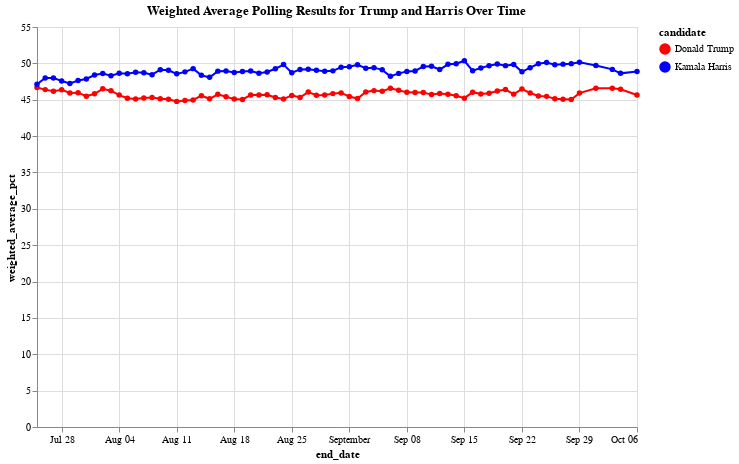

Notebook code cell kept with this figure:
### Code cell
# Pivot the data so that we have both candidates' weighted averages in the same row for each end_date
df_pivot = df_weighted_averages.pivot(index='end_date', columns='candidate_name', values='weighted_average_pct').reset_index()

# Create the line chart with points, showing both candidates' weighted percentages in the tooltip
chart = alt.Chart(df_pivot).transform_fold(
    ['Donald Trump', 'Kamala Harris'],  # Specify the candidates to include
    as_=['candidate', 'weighted_average_pct']  # Assign new names for the folded fields
).mark_line(point=True).encode(
    x='end_date:T',  # Temporal encoding for end_date
    y='weighted_average_pct:Q',  # Quantitative encoding for weighted averages
    color=alt.Color('candidate:N', scale=alt.Scale(domain=['Donald Trump', 'Kamala Harris'], range=['red', 'blue'])),  # Custom colors
    tooltip=['end_date:T', 'Kamala Harris:Q','Donald Trump:Q']  # Tooltip to display both candidates' percentages
).properties(
    title='Weighted Average Polling Results for Trump and Harris Over Time',
    width=600,
    height=400
)

chart.show()

### Figure 1 — Vega-Lite specification as saved in the notebook (floating-point values rounded to 4 significant figures)
{"config": {"view": {"continuousWidth": 300, "continuousHeight": 300}}, "data": {"name": "data-9501e150ac4d3f66555cc381a3d4cb0f"}, "mark": {"type": "line", "point": true}, "encoding": {"color": {"field": "candidate", "scale": {"domain": ["Donald Trump", "Kamala Harris"], "range": ["red", "blue"]}, "type": "nominal"}, "tooltip": [{"field": "end_date", "type": "temporal"}, {"field": "Kamala Harris", "type": "quantitative"}, {"field": "Donald Trump", "type": "quantitative"}], "x": {"field": "end_date", "type": "temporal"}, "y": {"field": "weighted_average_pct", "type": "quantitative"}}, "height": 400, "title": "Weighted Average Polling Results for Trump and Harris Over Time", "transform": [{"fold": ["Donald Trump", "Kamala Harris"], "as": ["candidate", "weighted_average_pct"]}], "width": 600, "$schema": "https://vega.github.io/schema/vega-lite/v5.20.1.json", "datasets": {"data-9501e150ac4d3f66555cc381a3d4cb0f": [{"end_date": "2024-07-25T00:00:00", "Donald Trump": 46.67, "Kamala Harris": 47.14}, {"end_date": "2024-07-26T00:00:00", "Donald Trump": 46.39, "Kamala Harris": 47.99}, {"end_date": "2024-07-27T00:00:00", "Donald Trump": 46.17, "Kamala Harris": 48.0}, {"end_date": "2024-07-28T00:00:00", "Donald Trump": 46.36, "Kamala Harris": 47.58}, {"end_date": "2024-07-29T00:00:00", "Donald Trump": 45.94, "Kamala Harris": 47.24}, {"end_date": "2024-07-30T00:00:00", "Donald Trump": 45.97, "Kamala Harris": 47.63}, {"end_date": "2024-07-31T00:00:00", "Donald Trump": 45.49, "Kamala Harris": 47.85}, {"end_date": "2024-08-01T00:00:00", "Donald Trump": 45.81, "Kamala Harris": 48.39}, {"end_date": "2024-08-02T00:00:00", "Donald Trump": 46.5, "Kamala Harris": 48.61}, {"end_date": "2024-08-03T00:00:00", "Donald Trump": 46.24, "Kamala Harris": 48.3}, {"end_date": "2024-08-04T00:00:00", "Donald Trump": 45.64, "Kamala Harris": 48.63}, {"end_date": "2024-08-05T00:00:00", "Donald Trump": 45.2, "Kamala Harris": 48.56}, {"end_date": "2024-08-06T00:00:00", "Donald Trump": 45.09, "Kamala Harris": 48.78}, {"end_date": "2024-08-07T00:00:00", "Donald Trump": 45.22, "Kamala Harris": 48.72}, {"end_date": "2024-08-08T00:00:00", "Donald Trump": 45.3, "Kamala Harris": 48.44}, {"end_date": "2024-08-09T00:00:00", "Donald Trump": 45.14, "Kamala Harris": 49.12}, {"end_date": "2024-08-10T00:00:00", "Donald Trump": 45.05, "Kamala Harris": 49.05}, {"end_date": "2024-08-11T00:00:00", "Donald Trump": 44.77, "Kamala Harris": 48.56}, {"end_date": "2024-08-12T00:00:00", "Donald Trump": 44.91, "Kamala Harris": 48.83}, {"end_date": "2024-08-13T00:00:00", "Donald Trump": 44.98, "Kamala Harris": 49.28}, {"end_date": "2024-08-14T00:00:00", "Donald Trump": 45.55, "Kamala Harris": 48.35}, {"end_date": "2024-08-15T00:00:00", "Donald Trump": 45.13, "Kamala Harris": 48.08}, {"end_date": "2024-08-16T00:00:00", "Donald Trump": 45.74, "Kamala Harris": 48.93}, {"end_date": "2024-08-17T00:00:00", "Donald Trump": 45.42, "Kamala Harris": 48.96}, {"end_date": "2024-08-18T00:00:00", "Donald Trump": 45.09, "Kamala Harris": 48.74}, {"end_date": "2024-08-19T00:00:00", "Donald Trump": 45.03, "Kamala Harris": 48.89}, {"end_date": "2024-08-20T00:00:00", "Donald Trump": 45.64, "Kamala Harris": 48.96}, {"end_date": "2024-08-21T00:00:00", "Donald Trump": 45.66, "Kamala Harris": 48.63}, {"end_date": "2024-08-22T00:00:00", "Donald Trump": 45.67, "Kamala Harris": 48.81}, {"end_date": "2024-08-23T00:00:00", "Donald Trump": 45.32, "Kamala Harris": 49.26}, {"end_date": "2024-08-24T00:00:00", "Donald Trump": 45.09, "Kamala Harris": 49.83}, {"end_date": "2024-08-25T00:00:00", "Donald Trump": 45.6, "Kamala Harris": 48.71}, {"end_date": "2024-08-26T00:00:00", "Donald Trump": 45.32, "Kamala Harris": 49.17}, {"end_date": "2024-08-27T00:00:00", "Donald Trump": 46.05, "Kamala Harris": 49.18}, {"end_date": "2024-08-28T00:00:00", "Donald Trump": 45.62, "Kamala Harris": 49.07}, {"end_date": "2024-08-29T00:00:00", "Donald Trump": 45.64, "Kamala Harris": 48.93}, {"end_date": "2024-08-30T00:00:00", "Donald Trump": 45.84, "Kamala Harris": 48.97}, {"end_date": "2024-08-31T00:00:00", "Donald Trump": 45.94, "Kamala Harris": 49.46}, {"end_date": "2024-09-01T00:00:00", "Donald Trump": 45.43, "Kamala Harris": 49.53}, {"end_date": "2024-09-02T00:00:00", "Donald Trump": 45.16, "Kamala Harris": 49.81}, {"end_date": "2024-09-03T00:00:00", "Donald Trump": 46.06, "Kamala Harris": 49.34}, {"end_date": "2024-09-04T00:00:00", "Donald Trump": 46.25, "Kamala Harris": 49.41}, {"end_date": "2024-09-05T00:00:00", "Donald Trump": 46.18, "Kamala Harris": 49.11}, {"end_date": "2024-09-06T00:00:00", "Donald Trump": 46.58, "Kamala Harris": 48.22}, {"end_date": "2024-09-07T00:00:00", "Donald Trump": 46.31, "Kamala Harris": 48.62}, {"end_date": "2024-09-08T00:00:00", "Donald Trump": 46.01, "Kamala Harris": 48.89}, {"end_date": "2024-09-09T00:00:00", "Donald Trump": 46.01, "Kamala Harris": 48.95}, {"end_date": "2024-09-10T00:00:00", "Donald Trump": 46.0, "Kamala Harris": 49.58}, {"end_date": "2024-09-11T00:00:00", "Donald Trump": 45.71, "Kamala Harris": 49.61}, {"end_date": "2024-09-12T00:00:00", "Donald Trump": 45.87, "Kamala Harris": 49.15}, {"end_date": "2024-09-13T00:00:00", "Donald Trump": 45.75, "Kamala Harris": 49.87}, {"end_date": "2024-09-14T00:00:00", "Donald Trump": 45.56, "Kamala Harris": 49.94}, {"end_date": "2024-09-15T00:00:00", "Donald Trump": 45.22, "Kamala Harris": 50.36}, {"end_date": "2024-09-16T00:00:00", "Donald Trump": 46.04, "Kamala Harris": 48.98}, {"end_date": "2024-09-17T00:00:00", "Donald Trump": 45.79, "Kamala Harris": 49.37}, {"end_date": "2024-09-18T00:00:00", "Donald Trump": 45.9, "Kamala Harris": 49.68}, {"end_date": "2024-09-19T00:00:00", "Donald Trump": 46.21, "Kamala Harris": 49.9}, {"end_date": "2024-09-20T00:00:00", "Donald Trump": 46.4, "Kamala Harris": 49.69}, {"end_date": "2024-09-21T00:00:00", "Donald Trump": 45.77, "Kamala Harris": 49.86}, {"end_date": "2024-09-22T00:00:00", "Donald Trump": 46.47, "Kamala Harris": 48.84}, {"end_date": "2024-09-23T00:00:00", "Donald Trump": 45.93, "Kamala Harris": 49.41}, {"end_date": "2024-09-24T00:00:00", "Donald Trump": 45.52, "Kamala Harris": 49.94}, {"end_date": "2024-09-25T00:00:00", "Donald Trump": 45.46, "Kamala Harris": 50.11}, {"end_date": "2024-09-26T00:00:00", "Donald Trump": 45.13, "Kamala Harris": 49.8}, {"end_date": "2024-09-27T00:00:00", "Donald Trump": 45.07, "Kamala Harris": 49.89}, {"end_date": "2024-09-28T00:00:00", "Donald Trump": 45.03, "Kamala Harris": 49.96}, {"end_date": "2024-09-29T00:00:00", "Donald Trump": 45.91, "Kamala Harris": 50.16}, {"end_date": "2024-10-01T00:00:00", "Donald Trump": 46.58, "Kamala Harris": 49.71}, {"end_date": "2024-10-03T00:00:00", "Donald Trump": 46.58, "Kamala Harris": 49.17}, {"end_date": "2024-10-04T00:00:00", "Donald Trump": 46.43, "Kamala Harris": 48.63}, {"end_date": "2024-10-06T00:00:00", "Donald Trump": 45.65, "Kamala Harris": 48.88}]}}
